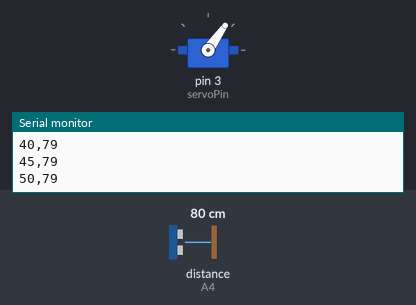
Bench run of a sketch on a simulated Arduino Uno, built with avr-gcc and run on an emulated ATmega328P. Shown: servo, the last lines printed to the serial monitor. Wiring (inferred from the names in the program): ultrasonic range finder: trigger A5; echo A4. The test bench sets the inputs (shaded band); at power-on: distance to the obstacle (sensor on A4) 80 cm. The echo pulse lasts 58.3 µs per cm.

Above: at 1.2 s.
1.3 s: distance to the obstacle (sensor on A4) set to 4 cm
At 3.79 s:
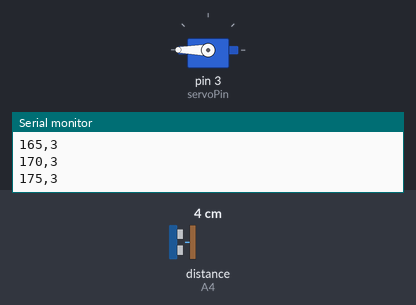
4.3 s: distance to the obstacle (sensor on A4) set to 60 cm
At 4.34 s:
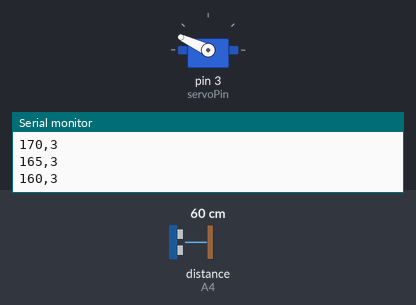
7.3 s: distance to the obstacle (sensor on A4) set to 250 cm
At 7.68 s:
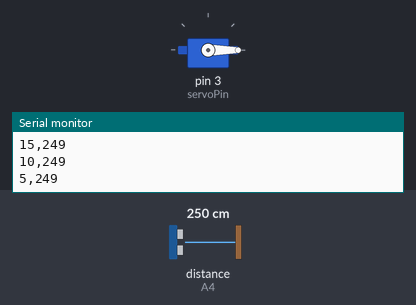
Timing chart, 0 to 16.3 s (numbered marks = the images above; inputs shaded):
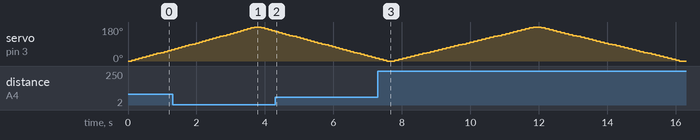

The sketch:

arduinomap.ino
```cpp
#include <Servo.h>

Servo servo;

const int servoPin = 3;          // Servo control pin
const int trigPin = A5;           // Ultrasonic trigger pin
const int echoPin = A4;           // Ultrasonic echo pin

const int servoMinAngle = 0;     // Minimum servo angle
const int servoMaxAngle = 180;   // Maximum servo angle
const int step = 5;              // Step size for servo sweep
const unsigned long delayBetweenSteps = 100;  // Delay for servo to settle in ms

void setup() {
  Serial.begin(9600);
  servo.attach(servoPin);

  pinMode(trigPin, OUTPUT);
  pinMode(echoPin, INPUT);
}

long readUltrasonicDistance() {
  // Send 10us pulse to trigger
  digitalWrite(trigPin, LOW);
  delayMicroseconds(2);
  digitalWrite(trigPin, HIGH);
  delayMicroseconds(10);
  digitalWrite(trigPin, LOW);

  // Read echo time in microseconds
  long duration = pulseIn(echoPin, HIGH, 30000);  // timeout 30ms (max ~5m)

  // Calculate distance in cm (speed of sound = 343 m/s)
  long distanceCm = duration * 0.0343 / 2;

  if (duration == 0) {
    return -1;  // no echo received
  } else {
    return distanceCm;
  }
}

void loop() {
  // Sweep servo from 0 to 180 and back
  for (int angle = servoMinAngle; angle <= servoMaxAngle; angle += step) {
    servo.write(angle);
    delay(delayBetweenSteps);

    long distance = readUltrasonicDistance();

    // Send angle and distance as CSV string
    Serial.print(angle);
    Serial.print(",");
    Serial.println(distance);
  }

  for (int angle = servoMaxAngle; angle >= servoMinAngle; angle -= step) {
    servo.write(angle);
    delay(delayBetweenSteps);

    long distance = readUltrasonicDistance();

    Serial.print(angle);
    Serial.print(",");
    Serial.println(distance);
  }
}
```
